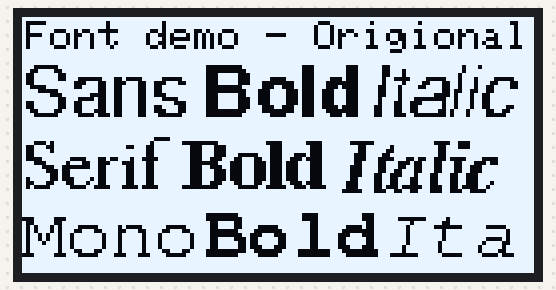
A sketch run on a simulated Arduino Uno, built with avr-gcc and run on an emulated ATmega328P. Parts: 128×64 one-colour display. The display library's start-up logo is not drawn.

Above: at 2.1 s.
At 5.1 s:
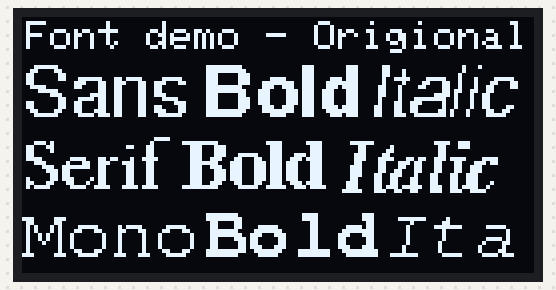

Measured:
- what the display in image 0 shows lasts 3.0 s, from 2.1 s to 5.1 s

The sketch:

Fonts_on_OLED_display_demo.ino
```cpp
#include <Adafruit_GFX.h>
#include <Adafruit_SH110X.h>
#include <Fonts/FreeMono9pt7b.h> //Also <Fonts/FreeMono12pt7b.h> and <Fonts/FreeMono18pt7b.h>
#include <Fonts/FreeSerif9pt7b.h> //Applys for all fonts, all also come in sizes of 9, 12 and 18
#include <Fonts/FreeSans9pt7b.h> //Only the smallest size of each font is used here, to demonstrate
#include <Fonts/FreeMonoBold9pt7b.h> //all the font shapes without overfilling 32KB memory.
#include <Fonts/FreeSerifBold9pt7b.h> //There are total 8 types of fonts in Adafruit GFX.
#include <Fonts/FreeSansBold9pt7b.h>
#include <Fonts/FreeMonoOblique9pt7b.h>
#include <Fonts/FreeSerifBoldItalic9pt7b.h>
#include <Fonts/FreeSansOblique9pt7b.h>

Adafruit_SH1106G display = Adafruit_SH1106G(128, 64, &Wire, -1);

void setup() {
  display.begin(0x3c, false);
  display.display();
  delay(2000);
  display.clearDisplay();
  display.setTextColor(SH110X_WHITE);
  display.setTextSize(1);
  display.setCursor(1, 1);
  display.print("Font demo - Origional");

  display.setTextSize(NULL);

  display.setFont(&FreeSans9pt7b);
  display.setCursor(0, 24);
  display.print("Sans");

  display.setFont(&FreeSerif9pt7b);
  display.setCursor(0, 42);
  display.print("Serif");

  display.setFont(&FreeMono9pt7b);
  display.setCursor(0, 59);
  display.print("Mono");

  display.setFont(&FreeSansBold9pt7b);
  display.setCursor(45, 24);
  display.print("Bold");

  display.setFont(&FreeSerifBold9pt7b);
  display.setCursor(40, 42);
  display.print("Bold");

  display.setFont(&FreeMonoBold9pt7b);
  display.setCursor(45, 59);
  display.print("Bold");

  display.setFont(&FreeSansOblique9pt7b);
  display.setCursor(86, 24);
  display.print("Italic");

  display.setFont(&FreeSerifBoldItalic9pt7b);
  display.setCursor(80, 42);
  display.print("Italic");

  display.setFont(&FreeMonoOblique9pt7b);
  display.setCursor(90, 59);
  display.print("Ita");

  display.display();
}

void loop() {
  display.invertDisplay(true);
  delay(3000);
  display.invertDisplay(false);
  delay(3000);
}
```
